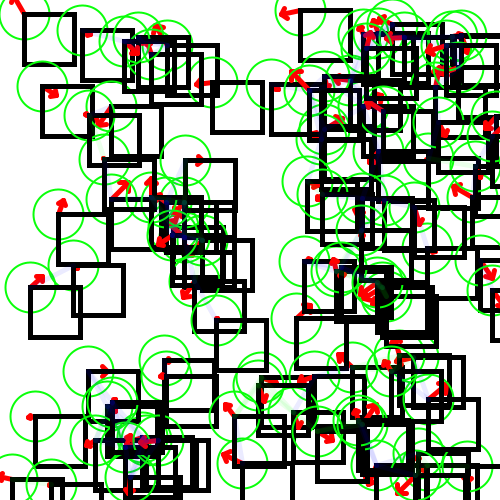
Frame 1 (no input)
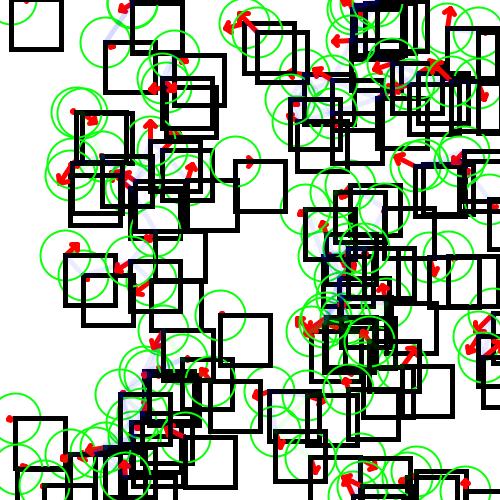
Frame 60 (the mouse pressed at the canvas centre just before this capture)
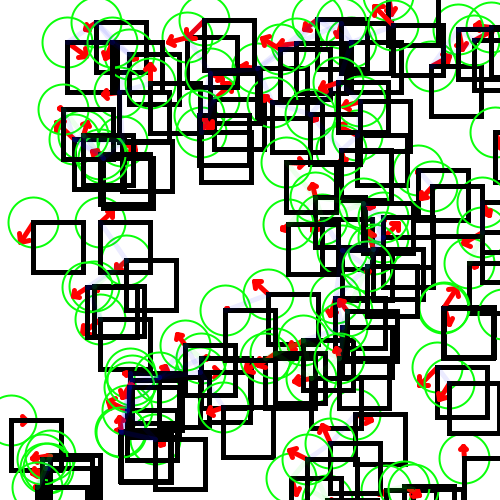
Frame 120 (the mouse held since frame 60 and released just before this capture)

The Processing sketch that drew these frames (run headless with seeded random() and noise(); from frame 60 on, the mouse is pressed at the canvas centre):

// Processing sketch: processing_153861
// ── processing_153861.pde

float[] x;      // position
float[] y;
float[] xInc;   // change per frame
float[] yInc;
int numArray;   // number of elements

float proximity;

void setup() {
  size(500, 500);

  numArray = 100;

  // allocate arrays
  x= new float[numArray];
  y= new float[numArray];
  xInc= new float[numArray];
  yInc= new float[numArray];

  proximity = 50;  
  
  // random starting position and direction
  for (int i=0; i<numArray; i++) {
    x[i] = random(width);
    y[i] = random(height);
    xInc[i] = random(-1, 1);
    yInc[i] = random(-1, 1);
  }

  strokeWeight(5);
}

void draw() {

  background(255);
  // iterate over each point
  for (int i=0; i<numArray; i++) {

    x[i] += xInc[i];
    y[i] += yInc[i];

    // bounce off the sides of the window
    if (x[i] > width || x[i] < 0) {
      xInc[i] = xInc[i] > 0 ? -random(1) : random(1);
    }

    if (y[i] > height || y[i] < 0 ) {
      yInc[i] = yInc[i] > 0 ? -random(1) : random(1);
    }

    drawElement(x[i], y[i], xInc[i], yInc[i]);
  }

  for (int i=0; i<numArray; i++) {
    for (int j=0; j<i; j++) {
      float dist = dist(x[i], y[i], x[j], y[j]  );
      if (dist < proximity) {
        if (i%2 == 0 || j%2==0) {
          stroke(0, 0, 255, 20);
        } 
        else {
          stroke(0, 255, 0, 20);
        }
        line(x[i], y[i], x[j], y[j]  );
      }
    }
  }
}



void drawElement(float x, float y, float dx, float dy ) {

// draw the point in blue
  noFill();
  strokeWeight(5);
  stroke(0, 0, 255);
  point(x, y);


  // draw an arrow in the current direction of travel
 // stroke(0, 100);
  stroke(255, 0, 0);
  float endX = x + (dx*20);
  float endY = y + (dy*20);
  float arX = x + (dx*15);
  float arY = y + (dy*15);
  line(x, y, endX, endY);
  line(endX, endY, arX + (dy * 5), arY - (dx * 5));
  line(endX, endY, arX - (dy * 5), arY + (dx * 5));


  // draw the boundary of proximity
  //stroke(0, 100);
  stroke(10, 255, 10);
  strokeWeight(2);
  ellipse(x, y, proximity, proximity);
  
  stroke(0);
  strokeWeight(5);
  rect(x,y,proximity,proximity);
}
